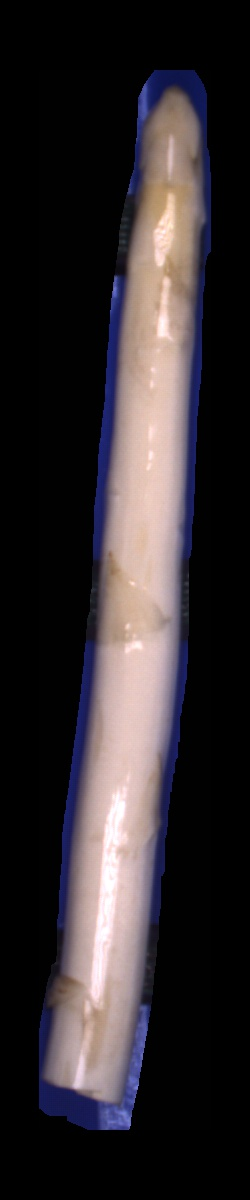
#> input picture clean_images/0_0.jpg, 250 x 1200 px
$ python -i utils.py   (imports and definitions only)   (older library calls are emulated)
#> lines starting #> are read from the running program, lines starting #| are printed output that depends on the picture; after the words box and inside, x2 and y2 are one past the last pixel; in counts of white or black regions, pixels touching at a corner belong together
#> further down, picture is the input picture: shape (1200, 250, 3); mean B, G, R 46.8, 43.8, 49.7
import os
import sys
import math

import numpy as np
import matplotlib.pyplot as plt

from scipy.ndimage import rotate, shift
from scipy.ndimage.morphology import binary_erosion, binary_opening, binary_closing

from skimage.measure import block_reduce

from skimage.transform import hough_line, hough_line_peaks

"""
A collection of utility classes for manipulating asparagus images
"""

def binarize(img, thres):
    """
    binarizes an image based on thresshold
    """
#> called with thres = 2
    res = np.sum(img,axis=2) > thres
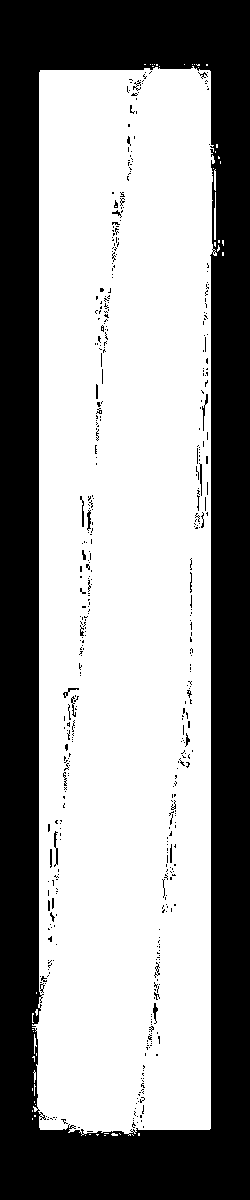
#> res: shape (1200, 250) bool; 60.1% white; 478 black regions (446 under 20 px), largest, box (x1, y1, x2, y2) and area: (0, 0, 250, 1200) 116845, (54, 831, 58, 867) 72, (202, 394, 208, 431) 62
    return res.astype(int)


# [6 lines left out: function downsample, not called in this run]


def erode(img):
    """
    run vanilla erosion on image
    """
    res = binary_erosion(img, np.ones((3,3), dtype=np.int))
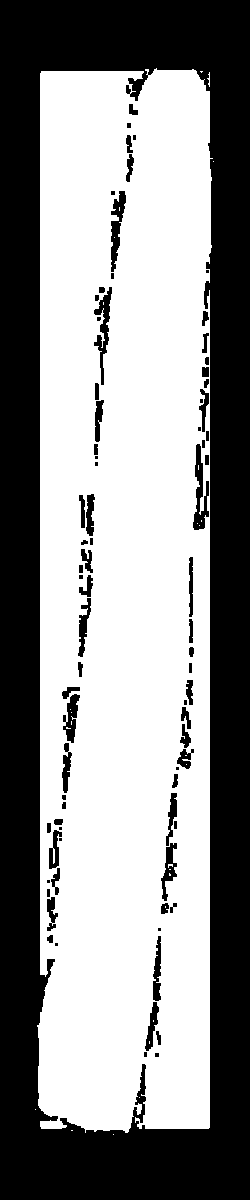
#> res: shape (1200, 250) bool; 56.7% white; 79 black regions (20 under 20 px), largest, box (x1, y1, x2, y2) and area: (0, 0, 250, 1200) 121260, (193, 444, 209, 530) 663, (94, 287, 112, 385) 625
    return res


def find_angle(img):
    """
    Finds the angle of rotation of the asparagus piece in the image.
    returns that angle
    """
    img = binarize(img, 2)
    img = erode(img)
    h_space, angles, dist = hough_line(img)
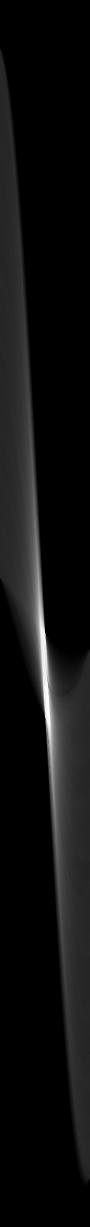
#> h_space: shape (2453, 180) uint64 (shown at 1/2 size); min 0, max 1068, mean 69.3; drawn with min black and max white
#> angles = 180 values from -1.57 to 1.55; dist = 2453 values from -1226 to 1226
    h_space, angles, dist = hough_line_peaks(h_space, angles, dist, num_peaks=1)
#> h_space = [1068]; angles = [0.0698]; dist = [164]
    return math.degrees(angles[0])


def rotate_to_base(img):
    """
    Finds out what the asparagus angle is, zeroes image by rotating it to 0°
    """
    angle = find_angle(img)
#> angle = 4
    base = rotate(img, angle, reshape=False, mode="constant")
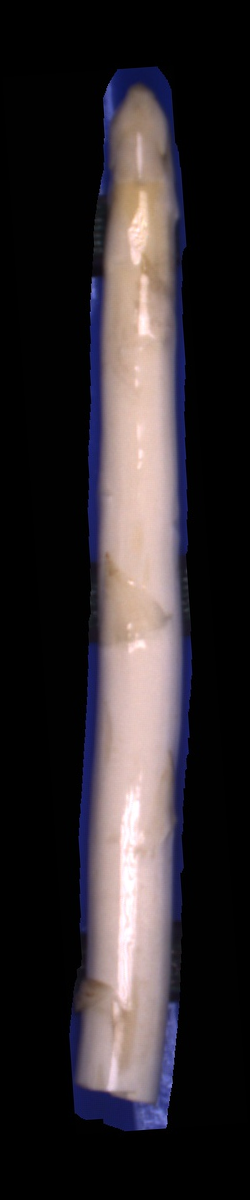
#> base: shape (1200, 250, 3); mean B, G, R 46.8, 43.8, 49.7
    return base


# [47 lines left out: functions find_bounds, head_finder, not called in this run]

>>> import cv2
>>> picture = cv2.imread('../../../clean_images/0_0.jpg')
>>> result = rotate_to_base(picture)

$ run again, on clean_images/11_1.jpg
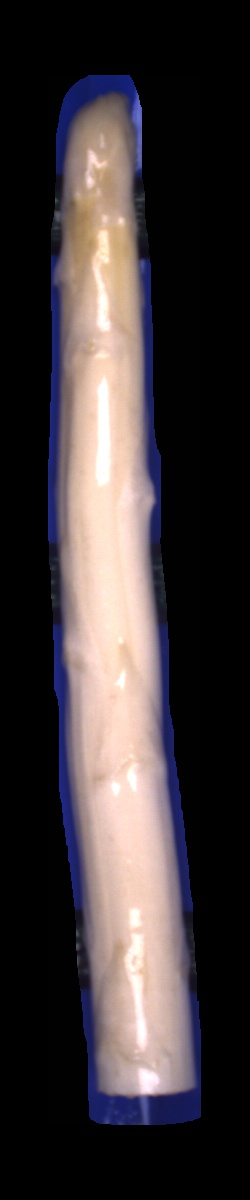
#> input picture clean_images/11_1.jpg, 250 x 1200 px
#> picture is the input picture: shape (1200, 250, 3); mean B, G, R 55.9, 54.2, 61.7
#> in binarize, `res = np.sum(img,axis=2) > thres`:
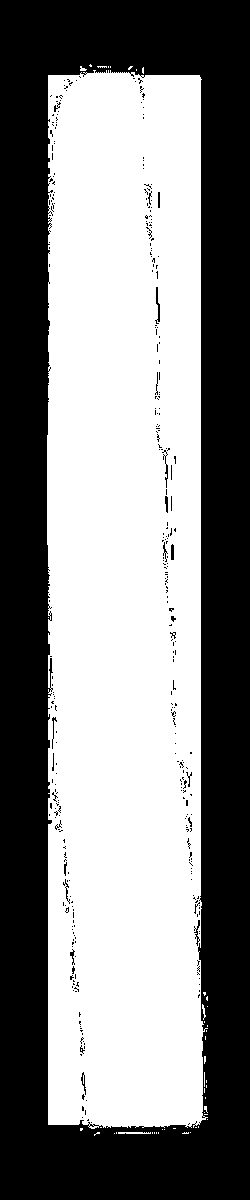
#> res: shape (1200, 250) bool; 53.1% white; 343 black regions (324 under 20 px), largest, box (x1, y1, x2, y2) and area: (0, 0, 250, 1200) 138891, (155, 287, 160, 324) 80, (162, 450, 168, 488) 63
#> in find_angle, `h_space, angles, dist = hough_line(img)`: angles = 180 values from -1.57 to 1.55; dist = 2453 values from -1226 to 1226
#> in find_angle, `h_space, angles, dist = hough_line_peaks(h_space, angles, dist, num_pe..`: h_space = [1056]; angles = [-0.105]; dist = [65]
#> angle = -6
#> in rotate_to_base, `base = rotate(img, angle, reshape=False, mode="constant")`:
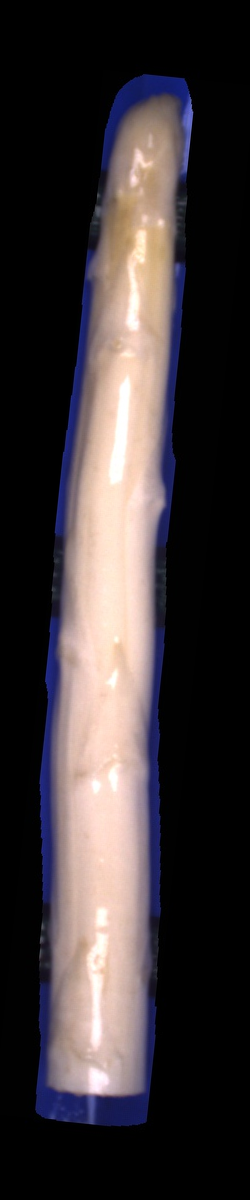
#> base: shape (1200, 250, 3); mean B, G, R 55.9, 54.2, 61.8

$ run again, on clean_images/12_2.jpg
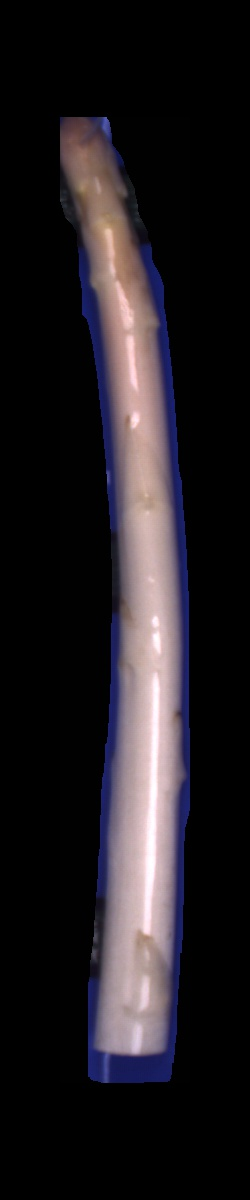
#> input picture clean_images/12_2.jpg, 250 x 1200 px
#> picture is the input picture: shape (1200, 250, 3); mean B, G, R 33.2, 29.1, 33.4
#> in binarize, `res = np.sum(img,axis=2) > thres`:
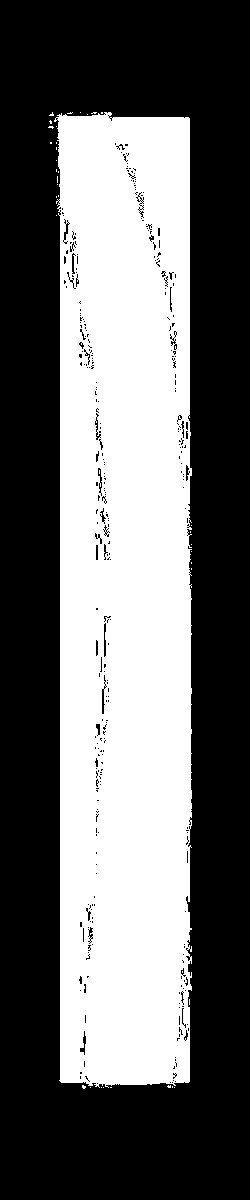
#> res: shape (1200, 250) bool; 41.3% white; 38 white regions (37 under 20 px), largest, box (x1, y1, x2, y2) and area: (54, 112, 192, 1088) 123894
#> in find_angle, `h_space, angles, dist = hough_line(img)`: angles = 180 values from -1.57 to 1.55; dist = 2453 values from -1226 to 1226
#> in find_angle, `h_space, angles, dist = hough_line_peaks(h_space, angles, dist, num_pe..`: h_space = [972]; angles = [-0.0698]; dist = [91]
#> angle = -4
#> in rotate_to_base, `base = rotate(img, angle, reshape=False, mode="constant")`:
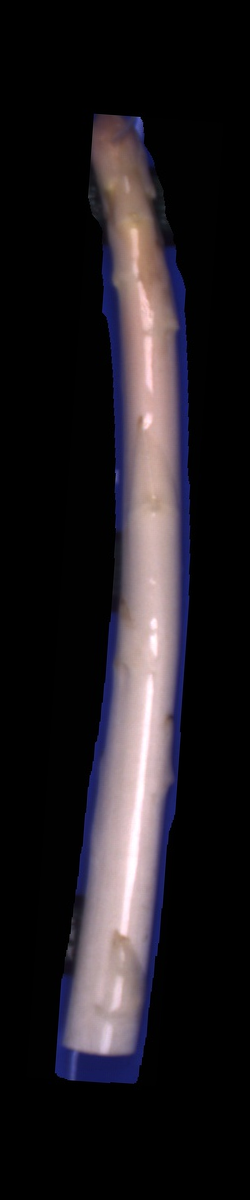
#> base: shape (1200, 250, 3); mean B, G, R 33.2, 29.1, 33.4

$ run again, on clean_images/13_2.jpg
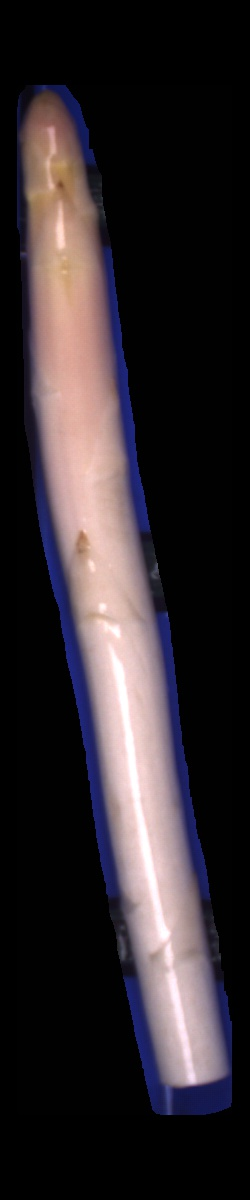
#> input picture clean_images/13_2.jpg, 250 x 1200 px
#> picture is the input picture: shape (1200, 250, 3); mean B, G, R 45.6, 41.7, 49
#> in binarize, `res = np.sum(img,axis=2) > thres`:
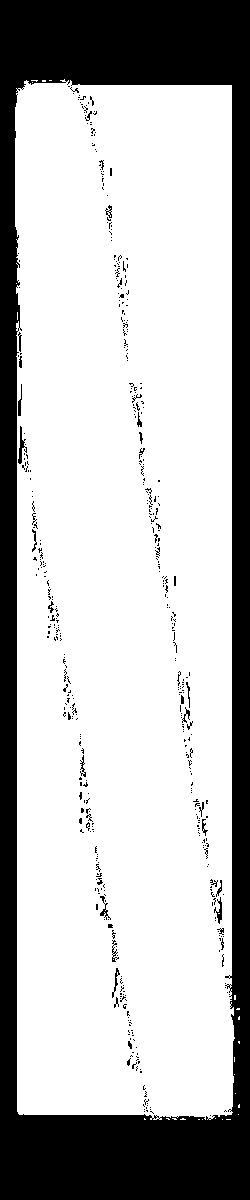
#> res: shape (1200, 250) bool; 73% white; 484 black regions (450 under 20 px), largest, box (x1, y1, x2, y2) and area: (0, 0, 250, 1200) 77998, (18, 426, 27, 464) 124, (214, 897, 222, 924) 88
#> in find_angle, `h_space, angles, dist = hough_line(img)`: angles = 180 values from -1.57 to 1.55; dist = 2453 values from -1226 to 1226
#> in find_angle, `h_space, angles, dist = hough_line_peaks(h_space, angles, dist, num_pe..`: h_space = [1051]; angles = [-0.175]; dist = [11]
#> angle = -10
#> in rotate_to_base, `base = rotate(img, angle, reshape=False, mode="constant")`:
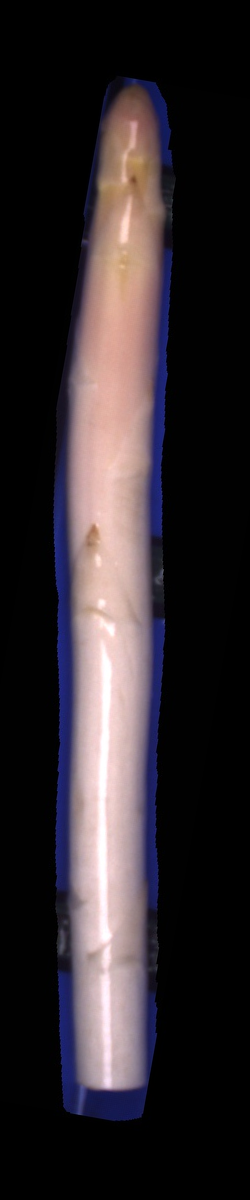
#> base: shape (1200, 250, 3); mean B, G, R 45.5, 41.6, 48.9
